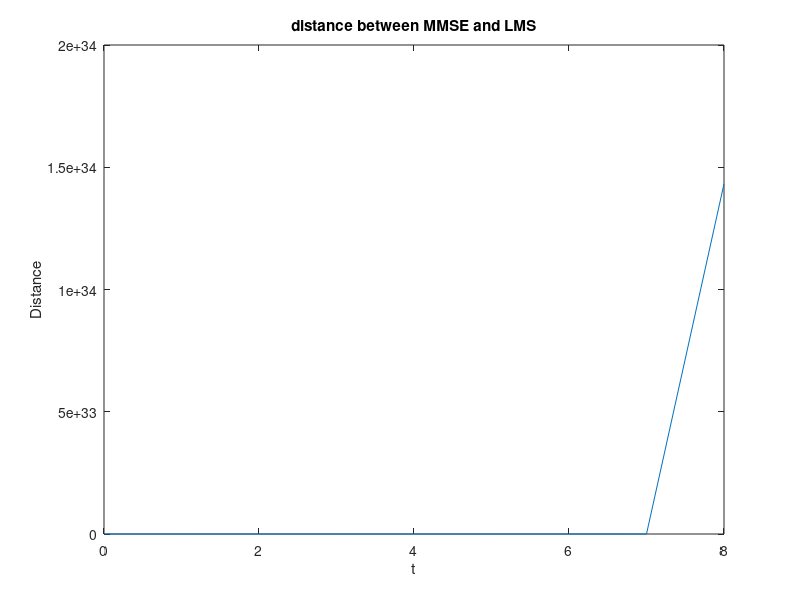
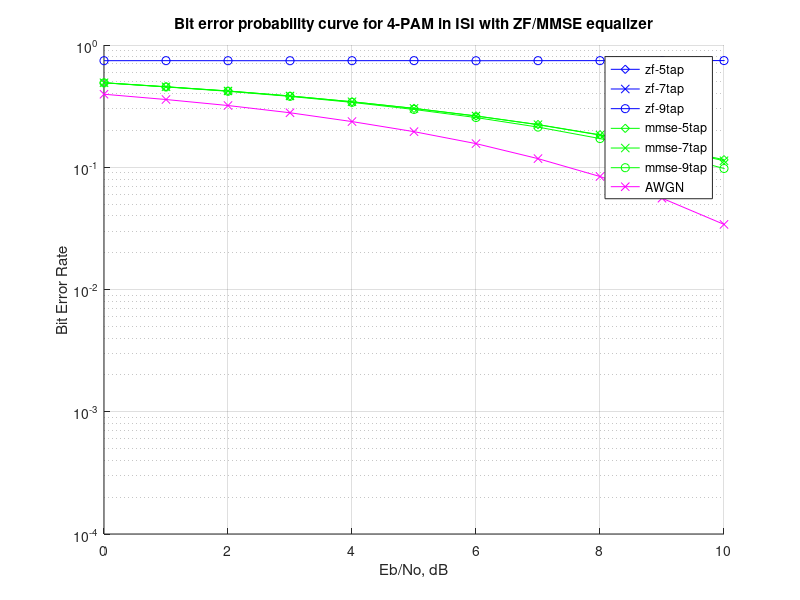

Here is the MATLAB script that generated these plots, in order:
%zero forcing for BPSK
N=10^6;
Eb_N0_dB=[0:15]; %SNR for 4-PAM to achieve 10^(-3) BER
alpha4PAM=[-3,-1,1,3];
K=4;
for i = 1:length(Eb_N0_dB)
    %Transmitter
    input=randsrc(1,N,alpha4PAM);   %generate random inputs
    s=1/sqrt(5)*input;    %4PAM modulation

    %channel model
    mTap=5;
    E=0.5^2+0.25^2+0.125^2;
    ht=[0.5/(sqrt(E)),0.25/sqrt(E),0.125/sqrt(E)];  %normalize channel
    chanOut=conv(s,ht);
    n=1/sqrt(2)*[randn(1,N+length(ht)-1)+1i*randn(1,N+length(ht)-1)]; %white guassian noise

    %add noise to the channel
    y=chanOut+10^(-Eb_N0_dB(i)/20)*n;   
    L=length(ht);    
    for k=2:K
        %zero forcing
        hM=toeplitz([ht([2:end]) zeros(1,2*k+1-L+1)], [ht([2:-1:1]) zeros(1,2*k+1-L+1)]);
        d=zeros(1,2*k+1);
        d(k+1)=1;
        c=[inv(hM)*d.'].';
        %matched filter
        yF=conv(y,c);
        yF=yF(k+2:end);
        yF=conv(yF,ones(1,1));
        ySamp=yF(1:1:N);
        
        %mmse
        hAutoCorr = conv(ht,fliplr(ht));
        hM = toeplitz([hAutoCorr([3:end]) zeros(1,2*k+1-L)], [ hAutoCorr([3:end]) zeros(1,2*k+1-L) ]);
        hM = hM + 1/2*10^(-Eb_N0_dB(i)/10)*eye(2*k+1);
        d  = zeros(1,2*k+1);
        d([-1:1]+k+1) = fliplr(ht);
        c_mmse  = [inv(hM)*d.'].';
        yF_mmse = conv(y,c_mmse);
        yF_mmse = yF_mmse(k+2:end); 
        yF_mmse = conv(yF_mmse,ones(1,1)); % convolution
        ySamp_mmse = yF_mmse(1:1:N);  % sampling at time T

        %reciever
        r_mmse=real(ySamp_mmse);
        inputHat_mmse(find(r_mmse< -2/sqrt(5))) = -3;
        inputHat_mmse(find(r_mmse>= 2/sqrt(5))) = 3;
        inputHat_mmse(find(r_mmse>=-2/sqrt(5) & r_mmse<0)) = -1;
        inputHat_mmse(find(r_mmse>=0 & r_mmse<2/sqrt(5))) = 1;
        nErr_mmse(k,i) = size(find([input- inputHat_mmse]),2);
    end
    r_zf=real(ySamp);
    inputHat(find(r_zf< -2/sqrt(5))) = -3;
    inputHat(find(r_zf>= 2/sqrt(5))) = 3;
    inputHat(find(r_zf>=-2/sqrt(5) & r_zf<0)) = -1;
    inputHat(find(r_zf>=0 & r_zf<2/sqrt(5))) = 1;
    nErr_zf(k,i)=size(find([input-inputHat]),2);
end
simBer_zf = nErr_zf/N; % simulated ber ZF
simBer_mmse = nErr_mmse/N; % simulated ber MMSE

%LMS  
%calculate delta
sum=0;
for i=1:N
    sum=sum+y(1,i);
end
expe_u=sum/N;
sum_2=0;
for i=1:N
    sum_2=sum_2+y(1,i)-expe_u;
end
delta=0.002/(expe_u^2+(sum_2/N)^2);
%
l=length(c_mmse);
t=[0:l-1];
d=s;
w=zeros(1,N);
e=zeros(1,N);
for i=1:N
    e(i)=d(i)-w(i)'*y(1,i);
    w(i+1)=w(i)+delta*e(i)*y(1,i);
end
dis=zeros(1,length(c_mmse));
for i=1:length(c_mmse)
    dis(i)=sqrt(abs(c_mmse(i)^2-w(i)^2));
end
figure,
plot(t,dis);
xlabel('t')
ylabel('Distance')
title('distance between MMSE and LMS')

%previous AWGN
for i = 1:length(Eb_N0_dB)
    ip = randsrc(1,N,alpha4PAM);
    s = (1/sqrt(5))*ip; % normalization of energy to 1
    n = 1/sqrt(2)*[randn(1,N) + 1i*randn(1,N)]; % white guassian noise, 0dB variance
    y = s + 10^(-Eb_N0_dB(i)/20)*n; % additive white gaussian noise
    % demodulation
    r = real(y); % taking only the real part
    ipHat(find(r< -2/sqrt(5))) = -3;
    ipHat(find(r>= 2/sqrt(5))) = 3;
    ipHat(find(r>=-2/sqrt(5) & r<0)) = -1;
    ipHat(find(r>=0 & r<2/sqrt(5))) = 1;
    nErr(i) = size(find([ip- ipHat]),2); % couting the number of errors
end
simBer = nErr/N;

% plot
figure
hold on
semilogy(Eb_N0_dB,simBer_zf(2,:),'bd-');
hold on
semilogy(Eb_N0_dB,simBer_zf(3,:),'bx-');
hold on
semilogy(Eb_N0_dB,simBer_zf(4,:),'bo-');
hold on
semilogy(Eb_N0_dB,simBer_mmse(2,:),'gd-');
hold on
semilogy(Eb_N0_dB,simBer_mmse(3,:),'gx-');
hold on
semilogy(Eb_N0_dB,simBer_mmse(4,:),'go-');
hold on
semilogy(Eb_N0_dB,simBer,'mx-');
axis([0 10 10^-4 1])
grid on
legend('zf-5tap','zf-7tap','zf-9tap','mmse-5tap','mmse-7tap','mmse-9tap','AWGN');
xlabel('Eb/No, dB');
ylabel('Bit Error Rate');
title('Bit error probability curve for 4-PAM in ISI with ZF/MMSE equalizer');